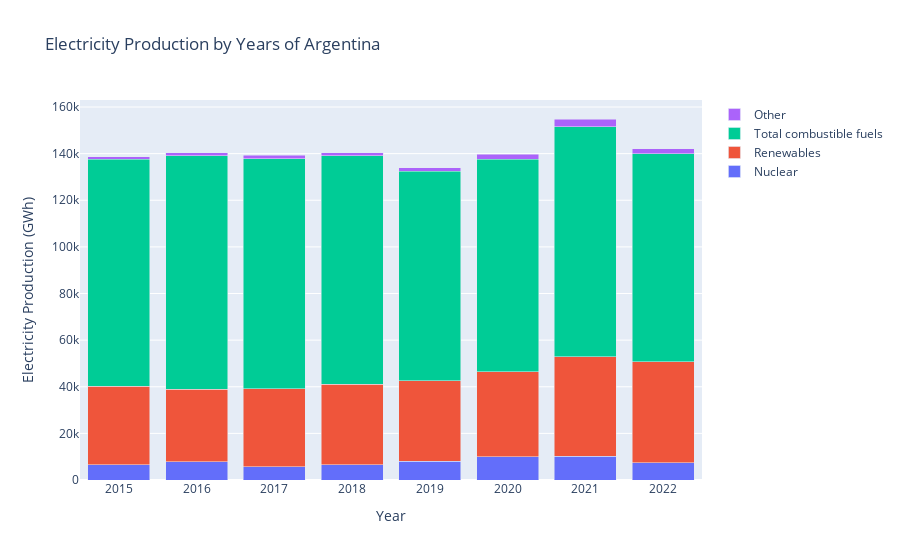

This figure's notebook cell:
### Code cell
mask = data_yearly["COUNTRY"] == country_select.result
data_filtered = data_yearly[mask]

x = data_filtered["TIME"]
y_net_electricity = data_filtered["Net electricity production"]
y_nuclear = data_filtered["Nuclear"]
y_renewables = data_filtered["Renewables"]
y_combustible_fuels = data_filtered["Total combustible fuels"]
y_other = y_net_electricity - y_nuclear - y_renewables - y_combustible_fuels

#trace1 = go.Bar(x=x,y=y_net_electricity,name='Net electricity production')
trace2 = go.Bar(x=x,y=y_nuclear,name='Nuclear')
trace3 = go.Bar(x=x,y=y_renewables,name='Renewables')
trace4 = go.Bar(x=x,y=y_combustible_fuels,name='Total combustible fuels')
trace5 = go.Bar(x=x,y=y_other,name='Other')

layout = go.Layout(
    title=f'Electricity Production by Years of {country_select.result}',
    xaxis=dict(title='Year'),
    yaxis=dict(title='Electricity Production (GWh)'),
    barmode='stack'
)

fig = go.Figure(data=[trace2, trace3, trace4, trace5], layout=layout)

fig.show()

### Figure 1 — Plotly figure (JSON) as saved in the notebook; plotly's stock layout.template omitted (floating-point values rounded to 4 significant figures)
{"data": [{"name": "Nuclear", "type": "bar", "x": [2015, 2016, 2017, 2018, 2019, 2020, 2021, 2022], "y": [6644.0, 7820.0, 5771.0, 6514.0, 7969.0, 10060.0, 10220.0, 7509.0]}, {"name": "Renewables", "type": "bar", "x": [2015, 2016, 2017, 2018, 2019, 2020, 2021, 2022], "y": [33570.0, 31010.0, 33290.0, 34650.0, 34520.0, 36390.0, 42590.0, 43140.0]}, {"name": "Total combustible fuels", "type": "bar", "x": [2015, 2016, 2017, 2018, 2019, 2020, 2021, 2022], "y": [98500.0, 101500.0, 100200.0, 99300.0, 91520.0, 93250.0, 102000.0, 91540.0]}, {"name": "Other", "type": "bar", "x": [2015, 2016, 2017, 2018, 2019, 2020, 2021, 2022], "y": [-1121.0, -1139.0, -1304.0, -1276.0, -1551.0, -2129.0, -3312.0, -2233.0]}], "layout": {"barmode": "stack", "title": {"text": "Electricity Production by Years of Argentina"}, "xaxis": {"title": {"text": "Year"}}, "yaxis": {"title": {"text": "Electricity Production (GWh)"}}}}
